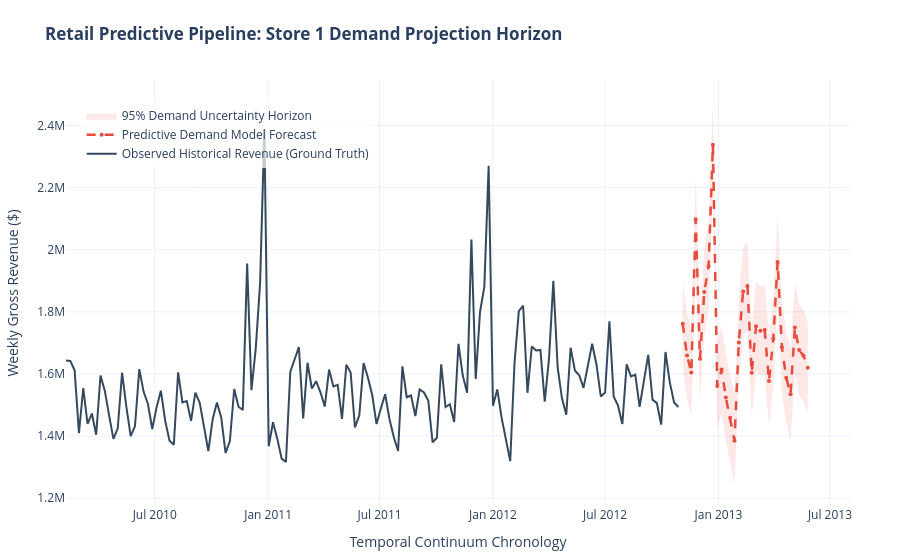

Notebook cell for this chart:
### Markdown cell above
## 6. High-Impact Production Visual Dashboard
We combine historical actual values, the midpoint projected demand line, and the shaded 95% confidence variance envelope into an interactive dashboard layer.

### Code cell
# Construct production reporting layer
fig_production = go.Figure()

# 1. Historical Observed Ground Truth
fig_production.add_trace(go.Scatter(
    x=y_sales.index,
    y=y_sales.values,
    mode='lines',
    name='Observed Historical Revenue (Ground Truth)',
    line=dict(color='#34495e', width=2)
))

# 2. Predicted Out-of-Sample Midpoint Trajectory
fig_production.add_trace(go.Scatter(
    x=forecast_mean.index,
    y=forecast_mean.values,
    mode='lines+markers',
    name='Predictive Demand Model Forecast',
    line=dict(color='#e74c3c', width=2.5, dash='dash'),
    marker=dict(size=4)
))

# 3. Upper Uncertainty Confidence Boundary Limit
fig_production.add_trace(go.Scatter(
    x=confidence_intervals.index,
    y=confidence_intervals.iloc[:, 1],
    mode='lines',
    line=dict(width=0),
    showlegend=False,
    hoverinfo='skip'
))

# 4. Lower Uncertainty Confidence Boundary Limit (With Shaded Area Fill)
fig_production.add_trace(go.Scatter(
    x=confidence_intervals.index,
    y=confidence_intervals.iloc[:, 0],
    mode='lines',
    fill='tonexty',
    fillcolor='rgba(231, 76, 60, 0.12)',
    name='95% Demand Uncertainty Horizon',
    line=dict(width=0),
    hoverinfo='skip'
))

# System Visual Refinement
fig_production.update_layout(
    title=f'<b>Retail Predictive Pipeline: Store {STORE_ID} Demand Projection Horizon</b>',
    xaxis_title='Temporal Continuum Chronology',
    yaxis_title='Weekly Gross Revenue ($)',
    template='plotly_white',
    hovermode='x unified',
    legend=dict(x=0.02, y=0.95, bgcolor='rgba(255,255,255,0.7)'),
    margin=dict(l=50, r=50, t=80, b=50)
)

fig_production.show()
